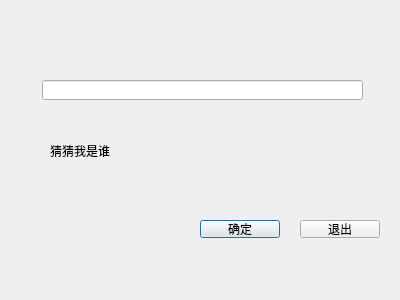
<?xml version="1.0" encoding="UTF-8"?>
<ui version="4.0">
 <class>Dialog</class>
 <widget class="QDialog" name="Dialog">
  <property name="geometry">
   <rect>
    <x>0</x>
    <y>0</y>
    <width>400</width>
    <height>300</height>
   </rect>
  </property>
  <property name="windowTitle">
   <string>Dialog</string>
  </property>
  <widget class="QLineEdit" name="lineEdit">
   <property name="geometry">
    <rect>
     <x>42</x>
     <y>80</y>
     <width>321</width>
     <height>20</height>
    </rect>
   </property>
   <property name="text">
    <string/>
   </property>
  </widget>
  <widget class="QLabel" name="label">
   <property name="geometry">
    <rect>
     <x>50</x>
     <y>140</y>
     <width>221</width>
     <height>21</height>
    </rect>
   </property>
   <property name="text">
    <string>猜猜我是谁</string>
   </property>
  </widget>
  <widget class="QPushButton" name="okBtn">
   <property name="geometry">
    <rect>
     <x>200</x>
     <y>220</y>
     <width>80</width>
     <height>18</height>
    </rect>
   </property>
   <property name="text">
    <string>确定</string>
   </property>
  </widget>
  <widget class="QPushButton" name="quitBtn">
   <property name="geometry">
    <rect>
     <x>300</x>
     <y>220</y>
     <width>80</width>
     <height>18</height>
    </rect>
   </property>
   <property name="text">
    <string>退出</string>
   </property>
  </widget>
 </widget>
 <resources/>
 <connections/>
</ui>
